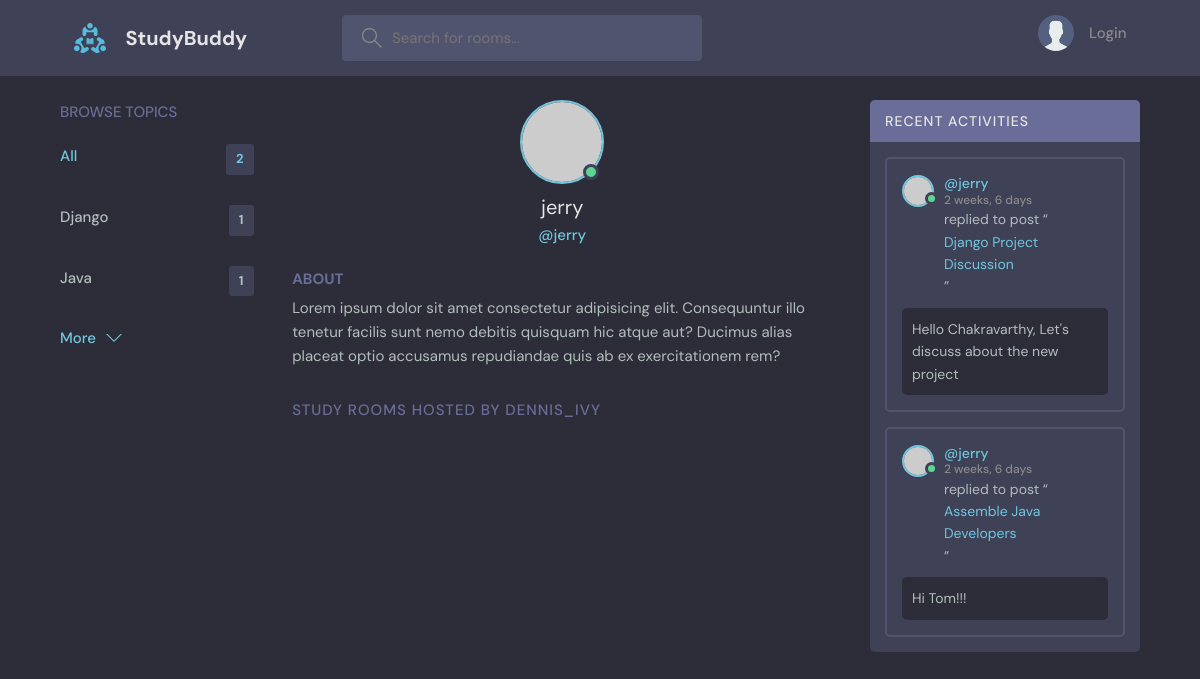
The page /profile/3 on the database its author committed.
### base/models.py (models this page shows, shortened)
class Topic(models.Model):
    name = models.CharField(max_length=200)

class Message(models.Model):
    user = models.ForeignKey(User, on_delete= models.CASCADE)  #one to many relationship: one user(User) have multiple messages
    room = models.ForeignKey(Room, on_delete=models.CASCADE)   #one to many relationship: one room(Room) have many messages
    body = models.TextField()
    updated = models.DateTimeField(auto_now=True)
    created  = models.DateTimeField(auto_now_add=True)
    class Meta:
        ordering = ['-updated', '-created']

class Room(models.Model):
    host = models.ForeignKey(User, on_delete= models.SET_NULL, null=True)
    topic = models.ForeignKey(Topic, on_delete=models.SET_NULL, null=True) # one to many relationship: topic(Topic) have multiple rooms
    name = models.CharField(max_length=200)
    description = models.TextField(null=True)
    participants = models.ManyToManyField(User,related_name='participants', blank=True)
    updated = models.DateTimeField(auto_now=True)
    created = models.DateTimeField(auto_now_add=True)
    class Meta:
        ordering = ['-updated', '-created']
    def __str__(self):
        return self.name

### base/views.py (the view)
# urls.py: path('profile/<str:pk>',views.userProfile, name='user-profile'),
def userProfile(request,pk):
    user = User.objects.get(id=pk)
    rooms = user.room_set.all()
    room_messages = user.message_set.all()
    topics = Topic.objects.all()
    context = {'user':user, 'rooms':rooms, 'room_messages':room_messages,"topics":topics}
    return render(request, 'base/profile.html', context)

### base/templates/base/profile.html (shortened to what this page needs)
{% extends 'main.html' %}
{% block content %}
  <main class="profile-page layout layout--3">
    <div class="container">
      {% include 'base/topics_component.html' %}
      <div class="roomList">
        <div class="profile">
          <div class="profile__avatar">
            <div class="avatar avatar--large active">
              <img src="https://randomuser.me/api/portraits/men/11.jpg" />
            </div>
          </div>
          <div class="profile__info">
            <h3>{{user.username}}</h3>
            <p>@{{user.username}}</p>
          </div>
          <div class="profile__about">
            <h3>About</h3>
            <p>
              Lorem ipsum dolor sit amet consectetur adipisicing elit. Consequuntur illo tenetur
              facilis sunt nemo debitis quisquam hic atque aut? Ducimus alias placeat optio
              accusamus repudiandae quis ab ex exercitationem rem?
            </p>
          </div>
        </div>
        <div class="roomList__header">
          <div>
            <h2>Study Rooms Hosted by dennis_ivy</a>
            </h2>
          </div>
        </div>
      </div>
      {% include 'base/activity_component.html' %}
    </div>
  </main>
{% endblock %}

### templates/main.html (shortened to what this page needs)
<!DOCTYPE html>
{% load static %}
<html lang="en">
  <head>
    <link rel="stylesheet" href="{% static 'styles/style.css' %}" />
  </head>
  <body>
    {% include 'navbar.html' %}
    {% block content %}
    {% endblock content %}
  </body>
</html>

### templates/navbar.html (shortened to what this page needs)
{% load static %}
<header class="header header--loggedIn">
    <div class="container">
      <a href="{% url 'home' %}" class="header__logo">
        <img src="{% static 'images/logo.svg' %}" />
        <h1>StudyBuddy</h1>
      </a>
      <form class="header__search" method="GET" action="{% url 'home' %}">
        <label>
          <input name="q" placeholder="Search for rooms..." />
        </label>
      </form>
      <nav class="header__menu">
        {% if request.user.is_authenticated %}
        <div class="header__user">
            <a href="{% url 'update-user' %}">
                <div class="avatar avatar--medium active">
                <img src="https://randomuser.me/api/portraits/men/37.jpg" />
                </div>
                <p>{{request.user.username}} <span>@{{request.user.username}}</span></p>
            </a>
            <button class="dropdown-button">
                <svg version="1.1" xmlns="http://www.w3.org/2000/svg" width="32" height="32" viewBox="0 0 32 32">
                <title>chevron-down</title>
                <path d="M16 21l-13-13h-3l16 16 16-16h-3l-13 13z"></path>
                </svg>
            </button>
        </div>
        {% else %}
        <a href="{% url 'login' %}">
          <img src="{% static 'images/avatar.svg' %}" />
          <p>Login</p>
        </a>
        {% endif %}
      </nav>
    </div>
  </header>

### base/templates/base/topics_component.html
<div class="topics">
    <div class="topics__header">
      <h2>Browse Topics</h2>
    </div>
    <ul class="topics__list">
      <li>
        <a href="{% url 'home' %}" class="active">All <span>{{topics.count}}</span></a>
      </li>
      {% for topic in topics %}
      <li>
        <a href="{% url 'home' %}?q={{topic.name}}">{{topic.name}}<span>{{topic.room_set.all.count}}</span></a>
      </li>
      {% endfor %}
    </ul>
    <a class="btn btn--link" href="{% url 'topics' %}">
      More
      <svg version="1.1" xmlns="http://www.w3.org/2000/svg" width="32" height="32" viewBox="0 0 32 32">
        <title>chevron-down</title>
        <path d="M16 21l-13-13h-3l16 16 16-16h-3l-13 13z"></path>
      </svg>
    </a>
  </div>

### base/templates/base/activity_component.html (shortened to what this page needs)
<div class="activities">
    <div class="activities__header">
      <h2>Recent Activities</h2>
    </div>
    {% for message in room_messages %}
    <div class="activities__box">
      <div class="activities__boxHeader roomListRoom__header">
        <a href="{% url 'user-profile' message.user.id %}" class="roomListRoom__author">
          <div class="avatar avatar--small active">
            <img src="https://randomuser.me/api/portraits/men/13.jpg" />
          </div>
          <p>
            @{{message.user}}
            <span>{{message.created|timesince}}</span>
          </p>
        </a>
      </div>
      <div class="activities__boxContent">
        <p>replied to post “<a href="{% url 'room' message.room.id %}">{{message.room}}</a>”</p>
        <div class="activities__boxRoomContent">
          {{message.body}}
        </div>
      </div>
    </div>
    {% endfor %}
</div>

### rows shown on the page
Topic: name "Django", room_set.all.count "1"
Topic: name "Java", room_set.all.count "1"
Message: user "jerry", created "2 weeks, 6 days", room "Django Project Discussion", body "Hello Chakravarthy, Let's discuss about the new project"
Message: user "jerry", created "2 weeks, 6 days", room "Assemble Java Developers", body "Hi Tom!!!"

### other values the page prints
{{ topics.count }} "2"
{{ user.username }} "jerry"
